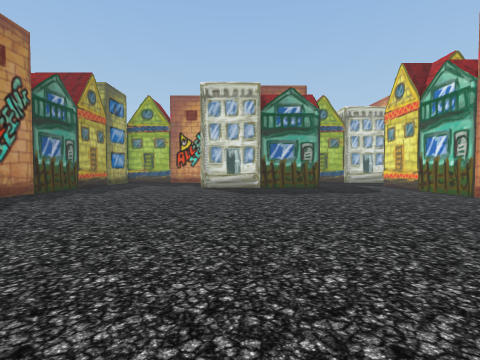
View 1 (above)

24 first-person views from a walk through a Unity game level. The camera is 1.5 m above the floor, tilts 2° down and sees 80° across. The floor is counted in squares, 2 m on a side. Each view is taken from the middle of a square. On the plan, view 1 faces up. The plan holds only what a view shows up to about 10 squares ahead; the rest is blank.

View 2
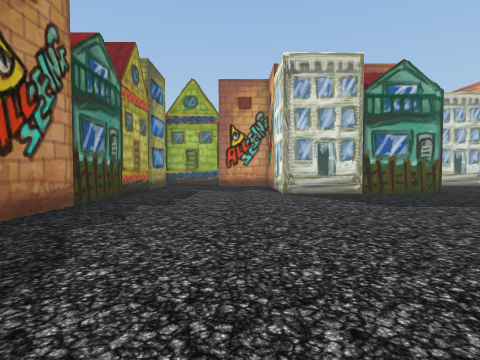

View 3
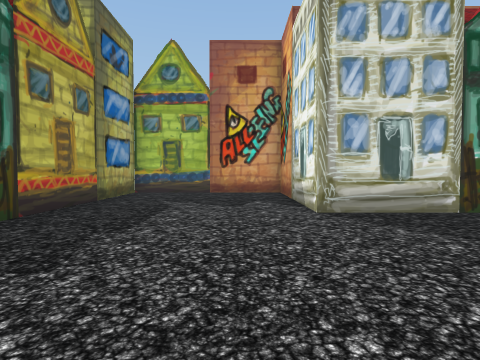

View 4
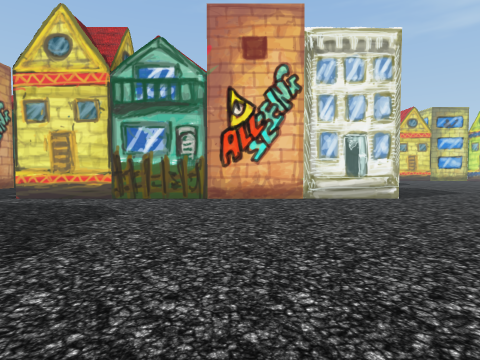

View 5
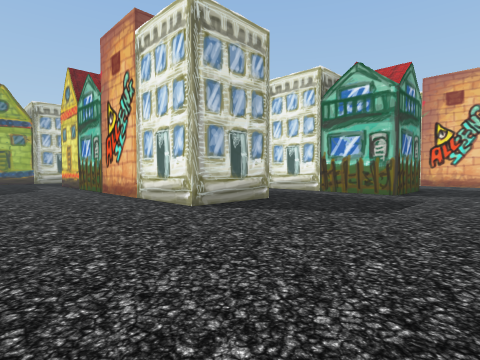

View 6
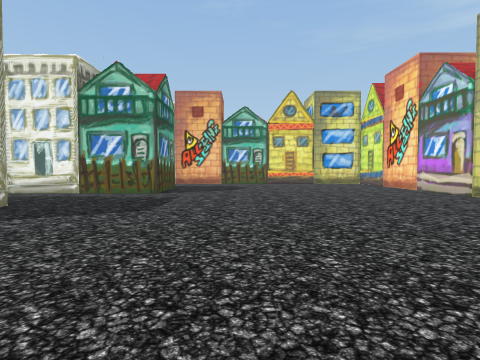

View 7
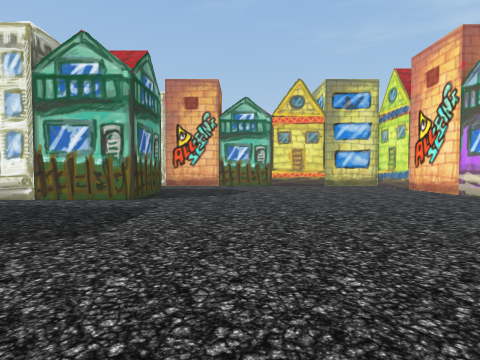

View 8
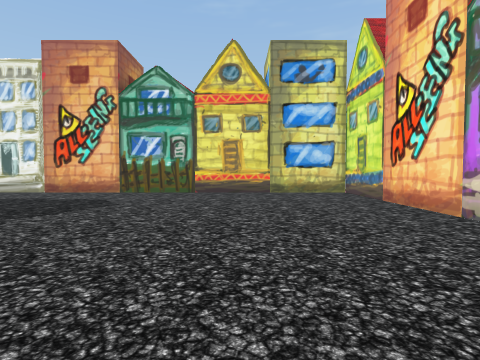

View 9
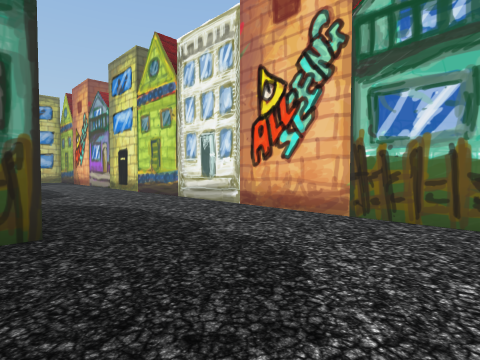

View 10
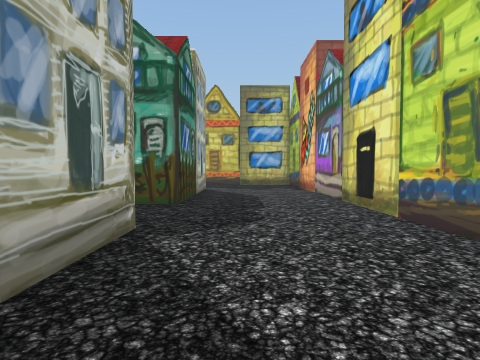

View 11
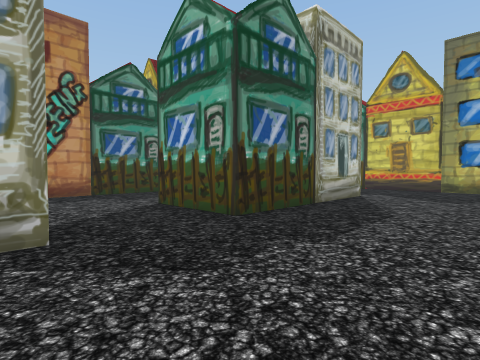

View 12
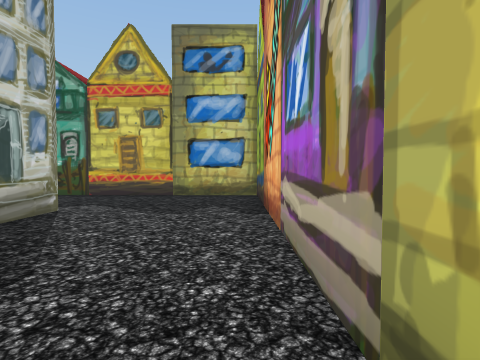

View 13
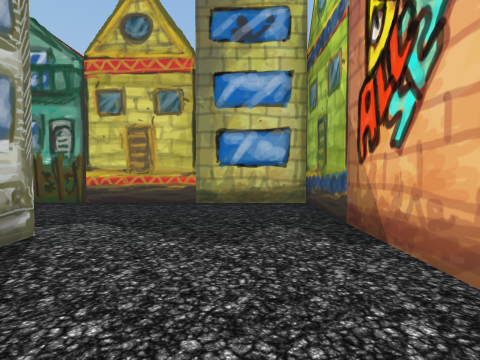

View 14
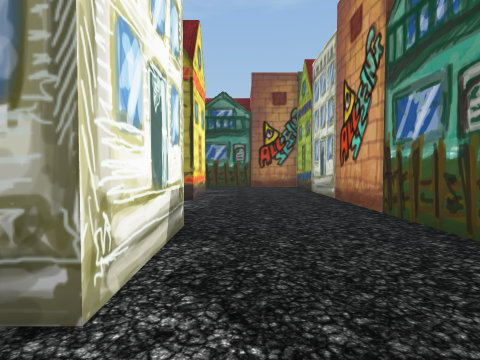

View 15
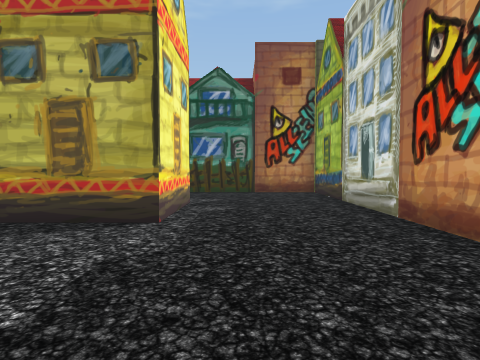

View 16
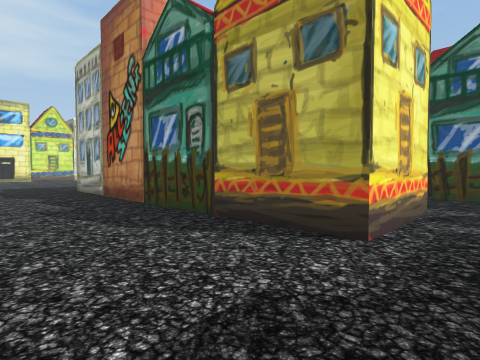

View 17
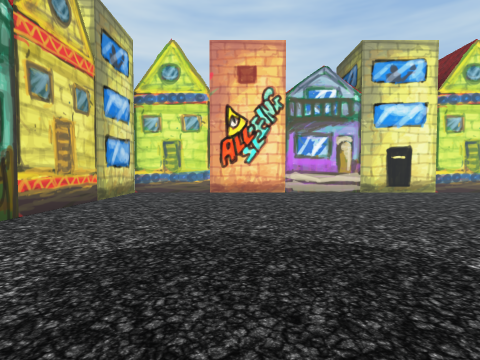

View 18
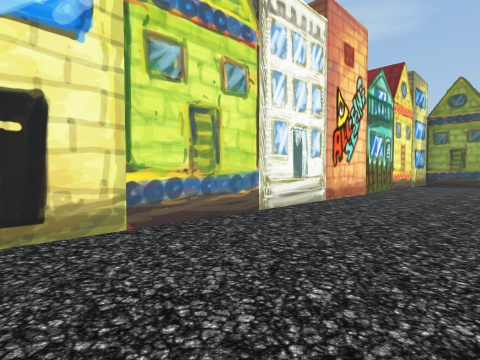

View 19
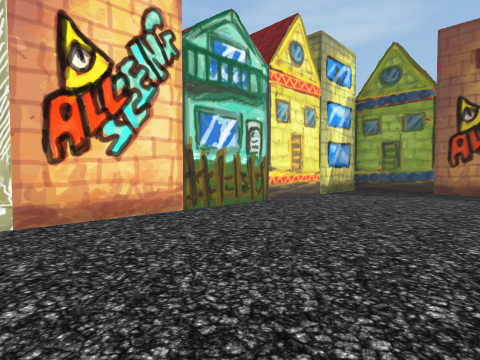

View 20
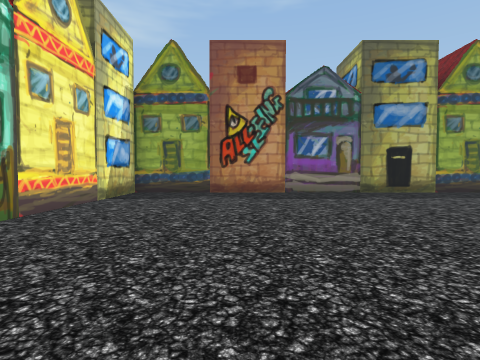

View 21
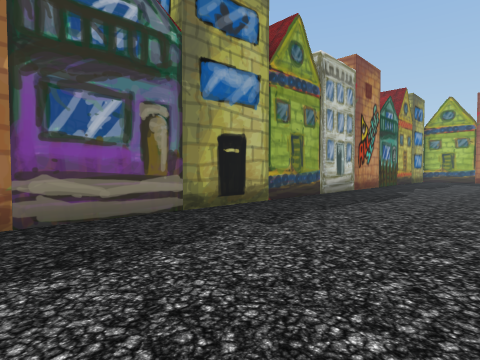

View 22
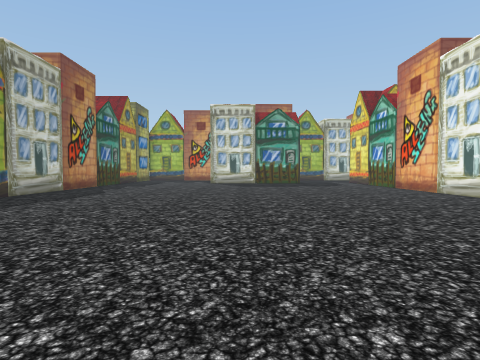

View 23
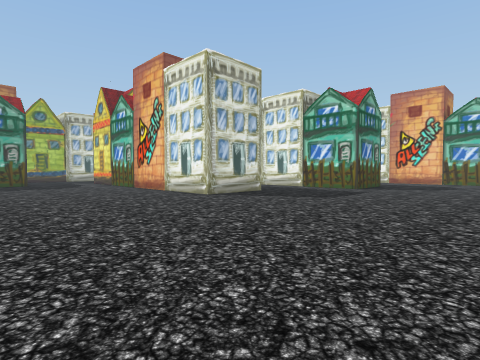

View 24
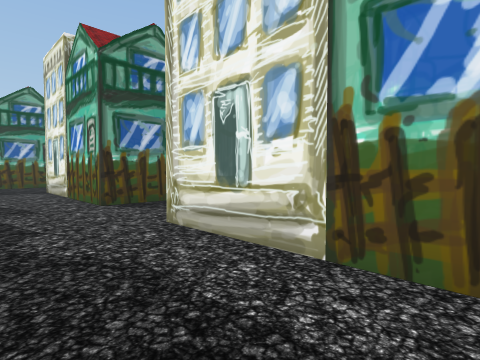

### Floor plan
Points are (right, up) in squares from view 1. A wall is a line through its corners. A room is listed if a view was taken in it or the views show most of it. See-through windows are left out.
Room 1 (views 1, 2, 3, 4, 5, 6, 7, 8, 9, 10, 11, 12, 13, 14, 15, 16, 17, 18, 19, 20, 21, 22, 23, 24)
walls: (6.5, 2.8) (6.5, 12.9) (8.9, 12.9) (8.9, 2.8) (6.5, 2.8); (12.2, 8.2) (12.2, 13.2) (14.7, 13.2) (14.7, 8.2) (12.2, 8.2); (14.7, 0.7) (12.2, 0.7) (12.2, 5.7); (14.7, 5.7) (14.7, 3.5); (3.3, 12) (-1.6, 12) (-1.6, 16.5) (-6.5, 16.5) (-6.5, -8.5) (18.5, -8.5) (18.5, 16.5) (3.3, 16.5) (3.3, 12)

Where each view was taken, in squares from view 1:
view 1: 0 up, 0 right, facing up
view 2: 3 up, 3 left, facing up
view 3: 7 up, 3 left, facing up
view 4: 7 up, 1 left, facing right
view 5: 2 down, 3 right, facing up-right
view 6: 2 down, 3 right, facing right
view 7: 2 down, 5 right, facing right
view 8: 5 down, 9 right, facing right
view 9: 3 down, 14 right, facing up-right
view 10: 2 up, 16 right, facing up
view 11: 5 up, 18 right, facing up-left
view 12: 8 up, 18 right, facing up
view 13: 10 up, 17 right, facing up
view 14: 14 up, 16 right, facing left
view 15: 14 up, 13 right, facing left
view 16: 14 up, 12 right, facing down-left
view 17: 1 up, 15 right, facing down
view 18: 5 down, 10 right, facing down-left
view 19: 4 down, 4 right, facing down-left
view 20: 5 down, 3 right, facing left
view 21: 4 down, 2 left, facing up-left
view 22: 4 down, 0 right, facing up
view 23: 4 down, 1 right, facing up-right
view 24: 2 up, 10 right, facing up-right
